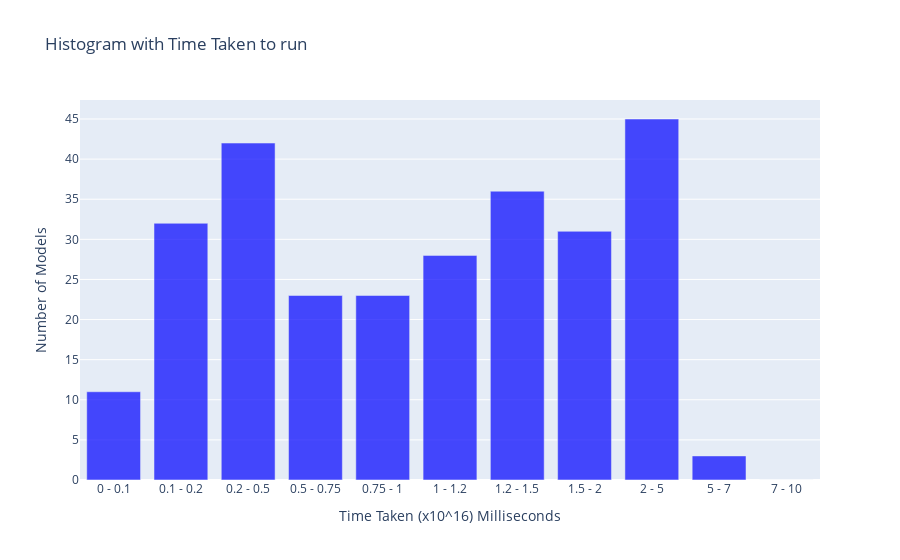

The cell this chart's notebook holds for it:
### Code cell
import plotly.graph_objects as go
import numpy as np

df['Time Complete Divided'] = df['Time Complete exp']/10**16

bins = [0, 0.1, 0.2, 0.5, 0.75, 1, 1.2, 1.5, 2, 5, 7, 10]

hist, bin_edges = np.histogram(df['Time Complete Divided'], bins)
# Create plotly histogram
fig = go.Figure()

# Add histogram trace
fig.add_trace(go.Bar(
    x=[f"{bins[i]} - {bins[i+1]}" for i in range(len(bins) - 1)],
    y=hist,
    marker_color='blue',
    opacity=0.7,
    name='Time Taken'
))

# Update layout
fig.update_layout(
    title='Histogram with Time Taken to run',
    xaxis=dict(title='Time Taken (x10^16) Milliseconds'),
    yaxis=dict(title='Number of Models')
)

### Figure 1 — Plotly figure (JSON) as saved in the notebook; plotly's stock layout.template omitted (floating-point values rounded to 4 significant figures)
{"data": [{"marker": {"color": "blue"}, "name": "Time Taken", "opacity": 0.7, "type": "bar", "x": ["0 - 0.1", "0.1 - 0.2", "0.2 - 0.5", "0.5 - 0.75", "0.75 - 1", "1 - 1.2", "1.2 - 1.5", "1.5 - 2", "2 - 5", "5 - 7", "7 - 10"], "y": [11, 32, 42, 23, 23, 28, 36, 31, 45, 3, 0]}], "layout": {"title": {"text": "Histogram with Time Taken to run"}, "xaxis": {"title": {"text": "Time Taken (x10^16) Milliseconds"}}, "yaxis": {"title": {"text": "Number of Models"}}}}
